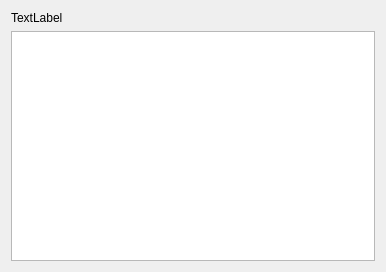
<?xml version="1.0" encoding="UTF-8"?>
<ui version="4.0">
 <class>Widget</class>
 <widget class="QWidget" name="Widget">
  <property name="geometry">
   <rect>
    <x>0</x>
    <y>0</y>
    <width>386</width>
    <height>272</height>
   </rect>
  </property>
  <property name="windowTitle">
   <string>Widget</string>
  </property>
  <layout class="QVBoxLayout" name="verticalLayout">
   <item>
    <widget class="QLabel" name="label">
     <property name="text">
      <string>TextLabel</string>
     </property>
    </widget>
   </item>
   <item>
    <widget class="QTextEdit" name="textEdit"/>
   </item>
  </layout>
 </widget>
 <resources/>
 <connections/>
</ui>
